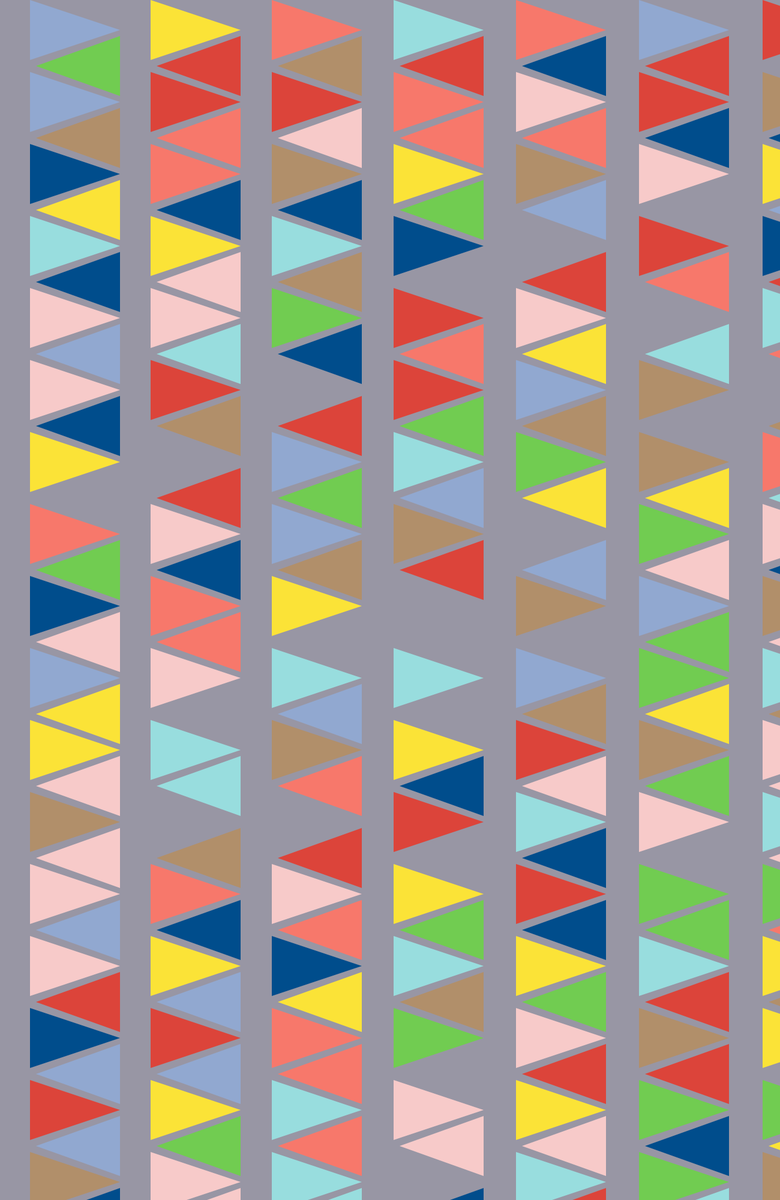
Frame 1 (no input)
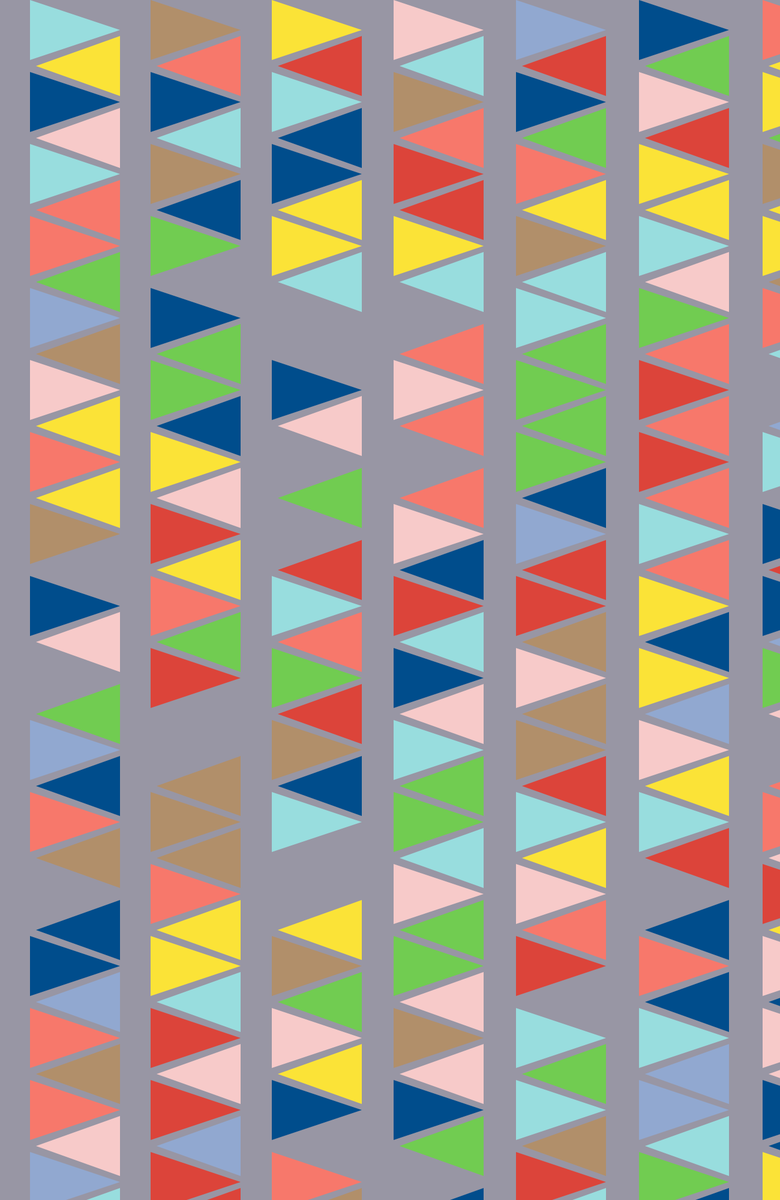
Frame 2 (the mouse pressed at the canvas centre, redrawn once)

The Processing sketch that drew these frames (run headless with seeded random() and noise(); the mouse was pressed at the canvas centre and the sketch redrawn once):

// Processing sketch: triangles_garland
// ── triangles_garland.pde
/* 
Code relying on code2pixels pantoneTests
available in https://github.com/SandroMiccoli/code2pixels/

The MIT License (MIT)

Copyright (c) 2015 Sandro Miccoli

Permission is hereby granted, free of charge, to any person obtaining a copy
of this software and associated documentation files (the "Software"), to deal
in the Software without restriction, including without limitation the rights
to use, copy, modify, merge, publish, distribute, sublicense, and/or sell
copies of the Software, and to permit persons to whom the Software is
furnished to do so, subject to the following conditions:

The above copyright notice and this permission notice shall be included in all
copies or substantial portions of the Software.

THE SOFTWARE IS PROVIDED "AS IS", WITHOUT WARRANTY OF ANY KIND, EXPRESS OR
IMPLIED, INCLUDING BUT NOT LIMITED TO THE WARRANTIES OF MERCHANTABILITY,
FITNESS FOR A PARTICULAR PURPOSE AND NONINFRINGEMENT. IN NO EVENT SHALL THE
AUTHORS OR COPYRIGHT HOLDERS BE LIABLE FOR ANY CLAIM, DAMAGES OR OTHER
LIABILITY, WHETHER IN AN ACTION OF CONTRACT, TORT OR OTHERWISE, ARISING FROM,
OUT OF OR IN CONNECTION WITH THE SOFTWARE OR THE USE OR OTHER DEALINGS IN THE
SOFTWARE.
*/

void setup() {
  size(1300, 2000);
  noLoop();
}

color[] pantone2016 = {
    #f7cac9, #f7786b, #91a8d0, #004d8c, #fbe337, 
    #98ddde, #9896a4, #dc443a, #b18f6a, #71cc51
  };
void draw() {
  smooth();
  background(pantone2016[int(random(pantone2016.length))]);
  int distance = 200;
  noStroke();
  
  for (int i=0; i < width; i++){
    if (i!=0) {
      translate(i + distance, 0);
    }
    for (int j=0; j < height; j+=120){
      fill(pantone2016[int(random(pantone2016.length))]);
      triangle(50, 0 + j, 200, 50 + j,50 ,100 + j);
      fill(pantone2016[int(random(pantone2016.length))]);
      triangle(200, 60 + j,200, 160 + j, 60, 110 + j);
    }
  }
}

void mousePressed(){
  redraw(); 
}
